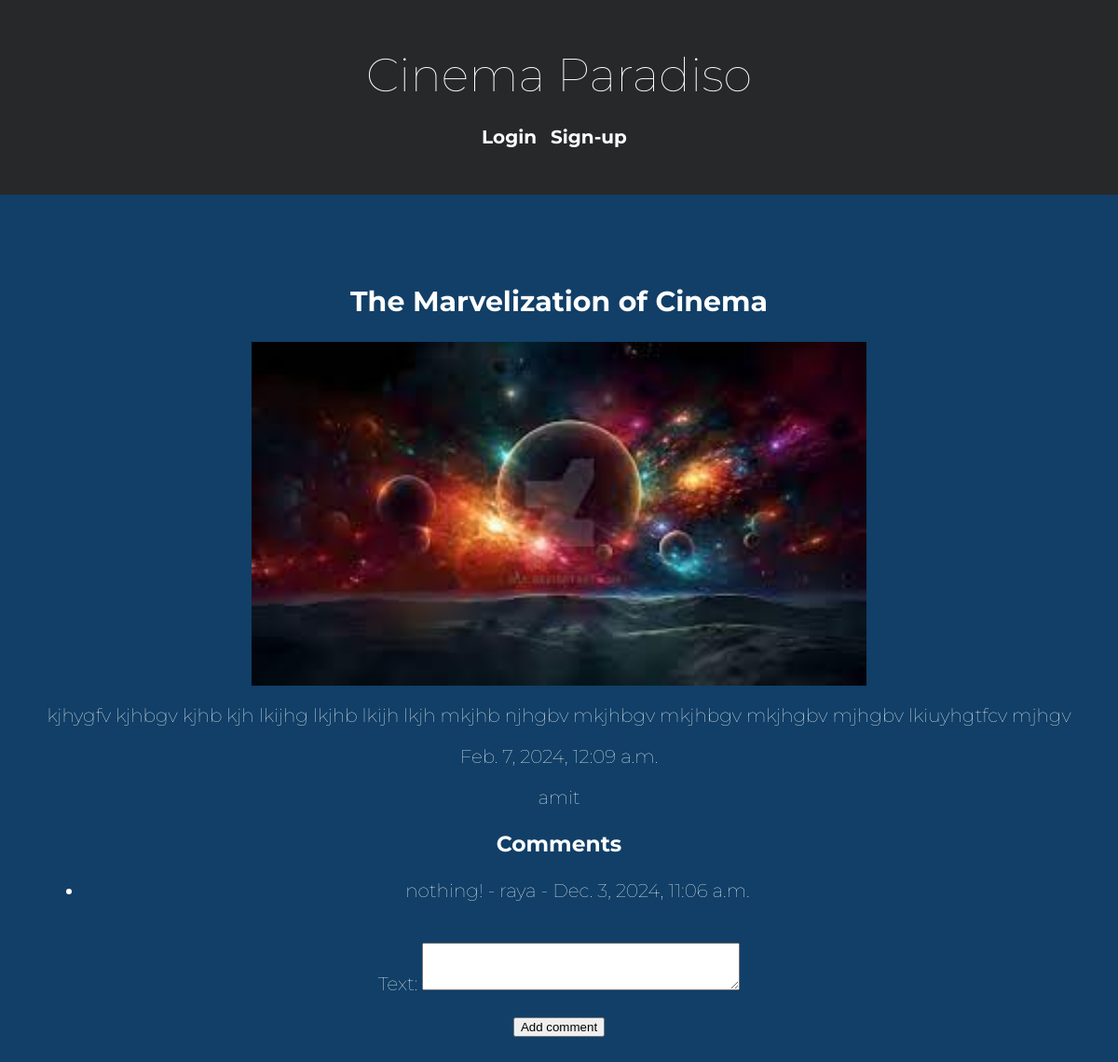
The page /articles/marvel/ on the database its author committed.
### articles/models.py (models this page shows, shortened)
class Article(models.Model):
    title=models.CharField(max_length=100)
    slug=models.SlugField()
    body=models.TextField()
    date=models.DateTimeField(auto_now_add=True)
    thumb=models.ImageField(default='defgal.webp',blank=True)
    author=models.ForeignKey(User,default=None,on_delete=models.CASCADE) # whenever u add a new field, do makemigrations and migrate
    comments = models.ManyToManyField(Comment, related_name='article_comments')

### comments/models.py (models this page shows)
class Comment(models.Model):
    text = models.TextField()
    author =  models.ForeignKey(User, on_delete=models.CASCADE, related_name='comments_authored')
    article=models.ForeignKey('articles.Article', on_delete=models.CASCADE,related_name='article_comments') # Using a string reference to the Article Model
    created_date= models.DateTimeField(default=timezone.now)

### articles/views.py (the view)
# urls.py: path('<slug:slug>/',views.article_detail,name="detail"),
def article_detail(request,slug):
    article = Article.objects.get(slug=slug)
    comments = Comment.objects.filter(article=article)
    if request.method=='POST':
        form=CommentForm(request.POST)
        if form.is_valid():
            comment =form.save(commit=False)
            comment.article=article
            comment.user=request.user
            comment.save()
            return redirect('articles:detail',slug=slug)
    else:
        form=CommentForm()
    return render(request,'articles/article_detail.html',{'article':article,'comments': comments,'form':form})

### comments/forms.py
class CommentForm(forms.ModelForm):
    class Meta:
        model = Comment
        fields = ('text', )
        widgets = {
            'text': forms.Textarea(attrs={'rows': 3}),
        }

### articles/templates/articles/article_detail.html (shortened to what this page needs)
{% extends 'base_layout.html' %}
{% block content %}
<br /><br /><br /><br /><br /><br />
<div class="article-detail">
    <br /><br /><br /><br />
    <div class="article">
        <h2>{{article.title}}</h2>
        <img class="imageClass" src="{{article.thumb.url}}"/>
        <p>{{article.body}}</p>
        <p>{{article.date}}</p>
        <p>{{article.author}}</p>
    </div>
    <div class="comments-section">
        <h3>Comments</h3>
        {% if comments %}
        <ul>
            {% for comment in comments %}
                <div>
                    <li>{{ comment.text }} - {{ comment.author }} - {{ comment.created_date }} </li>
                    <br>
                </div>
            {% endfor %}
        </ul>
        {% else %}
        <p>No comments yet.</p>
        {% endif %}
        <form method="POST" action="{% url 'comments:create' article.id %}">
            {{ form.as_p }}
            <button type="submit" class="btn btn-primary">Add comment</button>
        </form>
    </div>
</div>
{% endblock %}

### assets/styles.css (style rules this page uses)
body { margin: 0; padding: 0; font-family: 'Georgia', sans-serif; color: #113f67; }
* { box-sizing: border-box; }
body { text-align: center; padding: 0; background: #113f67; color: #ffffff; font-family: Open Sans; }
body { font-family: 'Montserrat'; font-weight: 100; font-size: 20px; color: #fff; text-align: center; display: -webkit-box; display: -ms-flexbox; display: flex; -webkit-box-pack: center; -ms-flex-pack: center; justify-content: center; -webkit-box-align: center; -ms-flex-align: center; align-items: center; }
.imageClass { width: 60%; height: auto; display: block; margin: 0 auto; position: relative; }

### rows shown on the page
Article: title "The Marvelization of Cinema", thumb (picture), body "kjhygfv kjhbgv kjhb kjh lkijhg lkjhb lkijh lkjh mkjhb njhgbv mkjhbgv mkjhbgv mkjhgbv mjhgbv lkiuyhgtfcv mjhgv", date "Feb. 7, 2024, 12:09 a.m.", author "amit"
Comment: text "nothing!", author "raya", created_date "Dec. 3, 2024, 11:06 a.m."
